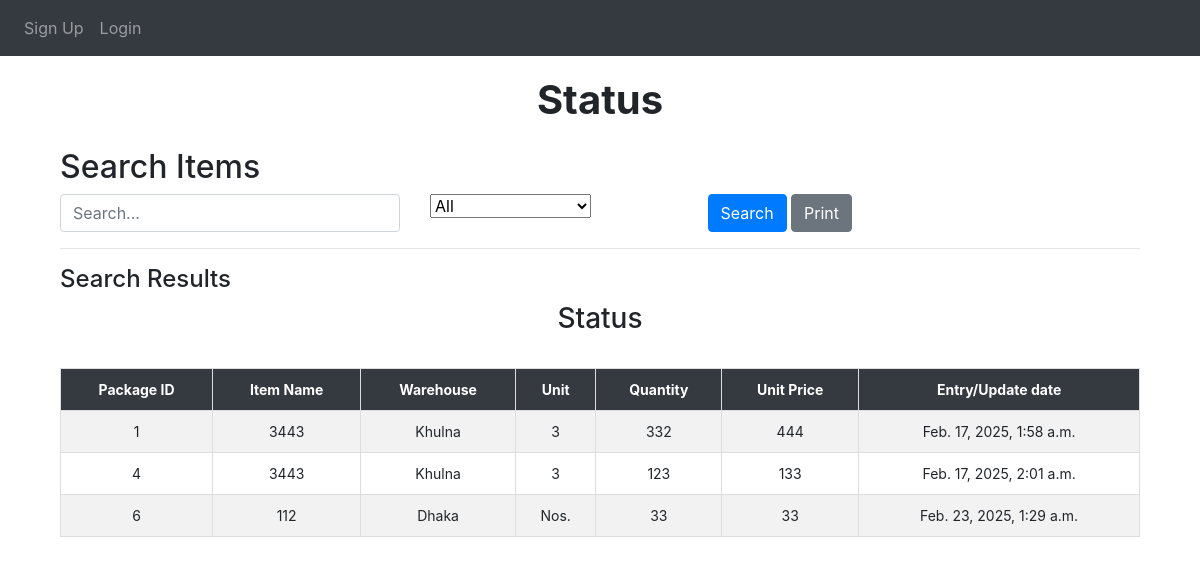
/status/, run on an earlier commit of the app's database.
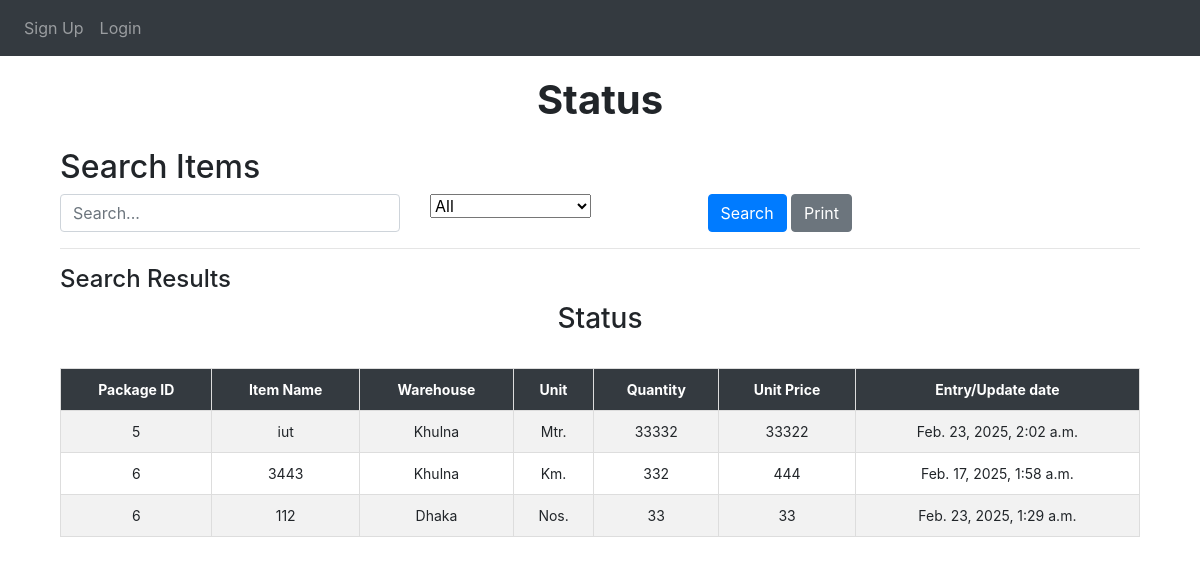
And on a later commit of the database.
### App_Entry/models.py (models this page shows, shortened)
class Item(models.Model):
    WAREHOUSE_CHOICES = [
        ("Dhaka", "Dhaka"),
        ("Khulna", "Khulna"),
        ("Chittagong", "Chittagong"),
    ]
    UNIT_CHOICES = [
        ("Nos.", "Nos."),
        ("Mtr.", "Mtr."),
        ("Km.", "Km."),
        ("Set.", "Set."),
        ("Pair.", "Pair."),
    ]
    name = models.CharField(max_length=255)
    description = models.TextField(blank=True, null=True)
    warehouse = models.CharField(
        max_length=50, choices=WAREHOUSE_CHOICES, default="Dhaka"
    )
    unit_of_item = models.CharField(
        max_length=10, choices=UNIT_CHOICES, default="Nos."
    )  # Updated field
    unit_price = models.BigIntegerField(default=0)
    quantity_of_item = models.BigIntegerField(default=0)
    package = models.ForeignKey(
        Package,
        on_delete=models.SET_NULL,
        related_name="package_of_item",
        null=True,
    )
    created_at = models.DateTimeField(auto_now_add=True)

class Package(models.Model):
    packageId = models.BigIntegerField(unique=True)

### App_Status/views.py (the view, shortened to what this page needs)
# urls.py: path("", views.status_page, name="status_page"),
def status_page(request):
    query = request.GET.get("query", "").strip()  # Strip leading/trailing whitespaces from query input
    filter_by = request.GET.get("filter_by", "All")
    date_filter = request.GET.get("date", "")
    items = Item.objects.all()
    if filter_by == "Entry/Update date" and date_filter:
        try:
            date_obj = datetime.strptime(date_filter, "%Y-%m-%d")
            items = items.filter(created_at__date=date_obj.date())
        except ValueError:
            pass  # If the date format is invalid, ignore the filter
    items = items.order_by("package__packageId")
    return render(
        request,
        "App_Status/status.html",
        {
            "items": items,
            "query": query,
            "filter_by": filter_by,
            "date_filter": date_filter,
        },
    )

### templates/App_Status/status.html (shortened to what this page needs)
{% extends 'base.html' %}
{% load crispy_forms_tags %}
{% load static %}
{% block body_block %}
<center><h1><b> Status </b></h1></center>
<div class="container mt-4">
    <h2>Search Items</h2>
    <form method="GET" action="{% url 'App_Status:status_page' %}" class="row g-3">
        <div class="col-md-4">
            <input type="text" name="query" id="searchQuery" class="form-control" placeholder="Search..." value="{{ query }}">
        </div>
        <div class="col-md-3">
            <select name="filter_by" id="filterDropdown" class="form-select" onchange="toggleInputFields()">
                <option value="All" {% if filter_by == "All" %}selected{% endif %}>All</option>
            </select>
        </div>
        <div class="col-md-2">
            <button type="submit" class="btn btn-primary me-3">Search</button>
            <button type="button" class="btn btn-secondary" onclick="printResults()">Print</button>
        </div>
    </form>
    <hr>
    <h4>Search Results</h4>
    <div id="printableArea" class="table-responsive">
        <h3 class="text-center">Status</h3>
        <br>
        <table class="table table-bordered table-striped table-hover">
            <thead class="table-dark sticky-top">
                <tr>
                    <th>Package ID</th>
                    <th>Item Name</th>
                    <th>Warehouse</th>
                    <th>Unit</th>
                    <th>Quantity</th>
                    <th>Unit Price</th>
                    <th>Entry/Update date</th>
                </tr>
            </thead>
            <tbody>
                {% if items %}
                    {% for item in items %}
                    <tr>
                        <td>{{ item.package.packageId }}</td>
                        <td>{{ item.name }}</td>
                        <td>{{ item.warehouse }}</td>
                        <td>{{ item.unit_of_item }}</td>
                        <td>{{ item.quantity_of_item }}</td>
                        <td>{{ item.unit_price }}</td>
                        <td>{{ item.created_at }}</td>
                    </tr>
                    {% endfor %}
                {% else %}
                    <tr>
                        <td colspan="7" class="text-center text-danger">No matching data found</td>
                    </tr>
                {% endif %}
            </tbody>
        </table>
    </div>
</div>
{% endblock %}

### templates/base.html (shortened to what this page needs)
<!DOCTYPE html>
<html lang="en">
    <head>
        <link
            rel="stylesheet"
            href="https://maxcdn.bootstrapcdn.com/bootstrap/4.4.1/css/bootstrap.min.css"
        />
        <link rel="stylesheet" href="https://cdnjs.cloudflare.com/ajax/libs/font-awesome/6.4.2/css/all.min.css">
        <link
            href="https://maxcdn.bootstrapcdn.com/font-awesome/4.7.0/css/font-awesome.min.css"
            rel="stylesheet"
        />
        <link
            href="https://cdnjs.cloudflare.com/ajax/libs/bootstrap-datetimepicker/4.17.47/css/bootstrap-datetimepicker.min.css"
            rel="stylesheet"
        />
        <link
            rel="stylesheet"
            href="//code.jquery.com/ui/1.12.1/themes/base/jquery-ui.css"
        />
        <link
            rel="stylesheet"
            href="https://cdn.jsdelivr.net/npm/flatpickr/dist/flatpickr.min.css"
        />
    </head>
    <body>
        <nav class="navbar navbar-expand-sm bg-dark navbar-dark">
            <ul class="navbar-nav">
                {% if user.is_authenticated %}
                <div clas="nav-item dropdown">
                    <a
                        class="nav-link dropdown-toggle"
                        href="#"
                        id="navbardrop"
                        data-toggle="dropdown"
                    >
                        @{{user.username}}
                    </a>
                    <div class="dropdown-menu">
                        {% comment %}
                        <a
                            class="dropdown-item"
                            href="{% url 'App_Login:pass_change' %}"
                            >Change Password</a
                        >
                        <hr />
                        {% endcomment %}
                        <a
                            class="dropdown-item"
                            href="{% url 'App_Login:logout' %}"
                            ><b>Logout</b></a
                        >
                    </div>
                </div>
                {% else %}
                <li class="nav-item">
                    <a class="nav-link" href="{% url 'App_Login:signup' %}"
                        >Sign Up</a
                    >
                </li>
                <li class="nav-item">
                    <a class="nav-link" href="{% url 'App_Login:login' %}"
                        >Login</a
                    >
                </li>
                {% endif %}
            </ul>
        </nav>
        <div class="container" style="padding-top: 20px">
            {% block body_block %} {% endblock %}
        </div>
    </body>
</html>

### templates/App_Status/status.html (style rules this page uses)
.table { font-size: 14px; text-align: center; }
.sticky-top { position: sticky; top: 0; z-index: 1020; }
.table-dark th { background-color: #343a40 !important; color: white !important; }
.table-bordered th, .table-bordered td { border: 1px solid #ddd !important; padding: 10px; }

What changed in the data, as far as the page shows it:
removed Item: package.packageId "4", name "3443", warehouse "Khulna", unit_of_item "3", quantity_of_item "123", unit_price "133", created_at "Feb. 17, 2025, 2:01 a.m."
added Item: package.packageId "5", name "iut", warehouse "Khulna", unit_of_item "Mtr.", quantity_of_item "33332", unit_price "33322", created_at "Feb. 23, 2025, 2:02 a.m."
changed Item "Feb. 17, 2025, 1:58 a.m.": package.packageId "1" → "6"; unit_of_item "3" → "Km."
